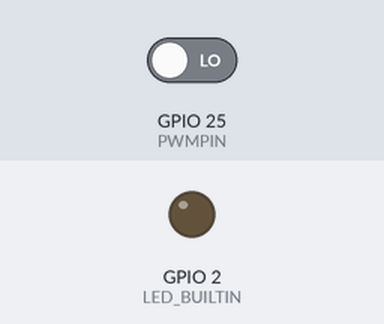
The sketch below on a simulated ESP32. Shown: output pins drawn as LEDs (lit = HIGH). Dashed ring = blinking. Inputs (shaded band) come from the test bench; at power-on: GPIO 25 (PWMPIN) LOW. WiFi joins after 1.5 s; servers stay silent unless stated; uploads are accepted with an empty reply; not simulated (calls return 0 or success): WIFI-credentials.h.

Above: at 0.8 s.
At 2.2 s:
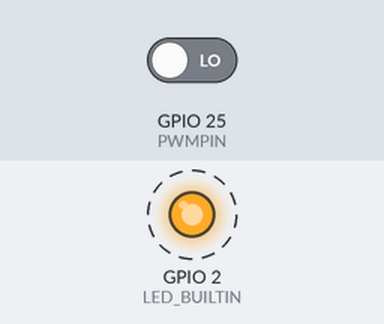
Timing chart, 0 to 3.0 s (numbered marks = the images above):
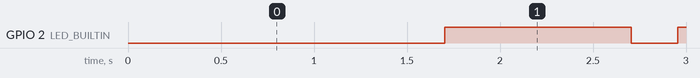

The sketch:

CO2-ESP32.ino
```cpp
#include "DHTesp.h"
#include "esp_sleep.h"
#include "WIFI-credentials.h"
#include <WiFi.h>
#include <HTTPClient.h>
#include <esp_wifi.h>
#include <esp_bt.h>
#include <esp_task_wdt.h>

#define PWMPIN 25
#define DHTPIN 23

#define BOARD_NUMBER "3"

const String FIRMWARE_VERSION = "v1.08";

DHTesp dht;

unsigned long th, tl,ppm, ppm2, ppm3, p1, p2, tpwm = 0;

const uint32_t SLEEP_DURATION = 60 * 1000000; // µs

const String vCO2  = String("ESP32CO2")+String(BOARD_NUMBER);
const String vHum  = String("ESP32Humidity")+String(BOARD_NUMBER);
const String vTemp = String("ESP32Temperature")+String(BOARD_NUMBER);
const String vLog  = String("ESP32Logger")+String(BOARD_NUMBER);

void connectToNetwork() {
  if(WiFi.status() != WL_CONNECTED){
    WiFi.begin( WIFI_NAME, WIFI_PASSWORD);
    while (WiFi.status() != WL_CONNECTED) {
      delay(250);
    }
  }
}

int readCO2PWM(){
  int ppm = -1;
  int counter = 1000;
  ledOn();
  do {
    counter--;
    th = pulseIn(PWMPIN, HIGH, 1004000) / 1000;
    tl = 1004 - th;
    ppm = 5000 * (th-2)/(th+tl-4);
    if(th==0){
      ppm=-1;
      ledOff();
      delay(250);
      ledOn();
    }
  } while (th == 0 && counter>0);
  ledOff();
  return ppm;
}

void putItemValue(String itemName, String itemValue){
  String url = "http://192.168.178.9:8080/rest/items/" + itemName + "/state";
  HTTPClient http;
  http.begin(url); //HTTP
  http.addHeader("Content-Type", "text/plain");
  int httpCode = http.PUT(itemValue);
}

void log(String message){
  putItemValue(vLog,message);
}

void ledOn(){
  digitalWrite(LED_BUILTIN, HIGH);
}

void ledOff(){
  digitalWrite(LED_BUILTIN, LOW);
}

void setup() {
  esp_task_wdt_init(5,true);
  esp_task_wdt_add(NULL);
  pinMode(PWMPIN, INPUT);
  pinMode(LED_BUILTIN, OUTPUT);
  dht.setup(DHTPIN, DHTesp::AM2302);
  esp_task_wdt_reset();
  sendValues();
  esp_task_wdt_reset();
  deepSleep();
}

void sendValues(){
  connectToNetwork();
  log("awaken");
  int ppmCO2 = readCO2PWM();
  if(ppmCO2>0 && ppmCO2<=5000)
    putItemValue(vCO2,String(ppmCO2));
  else
    log("PWM READ FAILED: "+ppmCO2);
  log("reading DHT");
  TempAndHumidity newValues = dht.getTempAndHumidity();
  if (dht.getStatus() == 0) {
    putItemValue(vHum,String(newValues.humidity));
    putItemValue(vTemp,String(newValues.temperature));
  } else
    log("DHT READ FAILED...");

  log("zzZZ ("+FIRMWARE_VERSION+")");
}


void loop() {
}

void deepSleep() {
  esp_sleep_enable_timer_wakeup(SLEEP_DURATION);
  esp_wifi_stop();
  esp_bt_controller_disable();
  delay(100);
  esp_deep_sleep_start();
}
```

Measured:
- by itself, GPIO 2 (LED_BUILTIN): alternates HIGH for 1.0 s and LOW for 0.25 s
